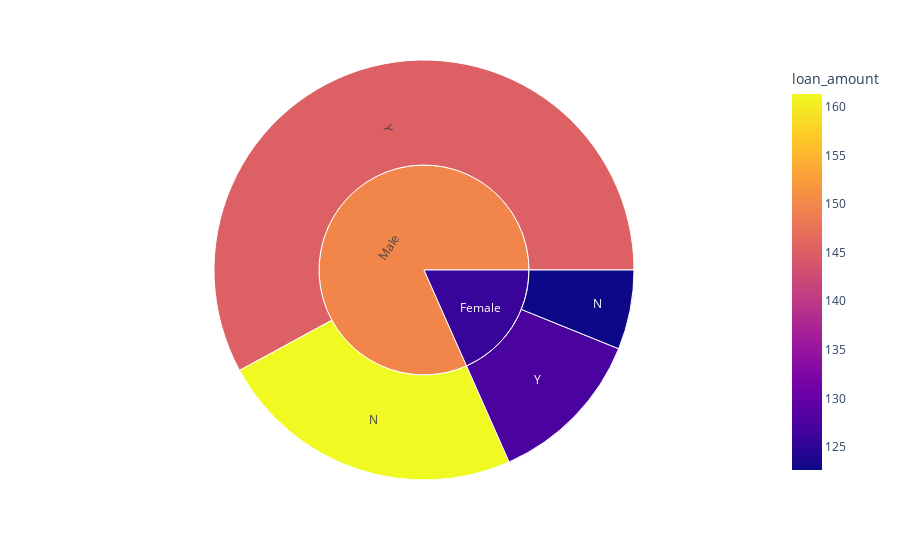

The code cell stored with this chart in its notebook:
### Markdown cell above
Comparison between Genders in getting the Loan shows that a Male Individual has more chance of repaying the Loan.

Comparison between Married Status in getting the Loan shows that a Married Individual has more chance of repaying the Loan.
   
Comparison between Education Status of an Individual in getting the Loan shows that a Graduate Individual has more chance of repaying the Loan.
    
Comparison between Self-Employed or Not in getting the Loan shows that Not Self-Employed has more chance of repaying the Loan.

Comparison between Credit History for getting the Loan shows that an individual with a credit history has more chance of repaying the Loan.
    
Comparison between Property Area for getting the Loan shows that People living in Semi-Urban Area have more chance to repay the Loan.

### Code cell
px.sunburst( data_frame=df,path=['gender','loan_status'], color='loan_amount')

### Figure 1 — Plotly figure (JSON) as saved in the notebook; plotly's stock layout.template omitted (floating-point values rounded to 4 significant figures)
{"data": [{"branchvalues": "total", "customdata": [[122.7], [161.3], [127.5], [145.2], [125.9], [149.9]], "domain": {"x": [0, 1], "y": [0, 1]}, "hovertemplate": "labels=%{label}<br>count=%{value}<br>parent=%{parent}<br>id=%{id}<br>loan_amount=%{color}<extra></extra>", "ids": ["Female/N", "Male/N", "Female/Y", "Male/Y", "Female", "Male"], "labels": ["N", "N", "Y", "Y", "Female", "Male"], "marker": {"coloraxis": "coloraxis", "colors": [122.7, 161.3, 127.5, 145.2, 125.9, 149.9]}, "name": "", "parents": ["Female", "Male", "Female", "Male", "", ""], "type": "sunburst", "values": [32, 124, 64, 303, 96, 427]}], "layout": {"coloraxis": {"colorbar": {"title": {"text": "loan_amount"}}, "colorscale": [[0, "#0d0887"], [0.1111, "#46039f"], [0.2222, "#7201a8"], [0.3333, "#9c179e"], [0.4444, "#bd3786"], [0.5556, "#d8576b"], [0.6667, "#ed7953"], [0.7778, "#fb9f3a"], [0.8889, "#fdca26"], [1, "#f0f921"]]}, "legend": {"tracegroupgap": 0}, "margin": {"t": 60}}}
